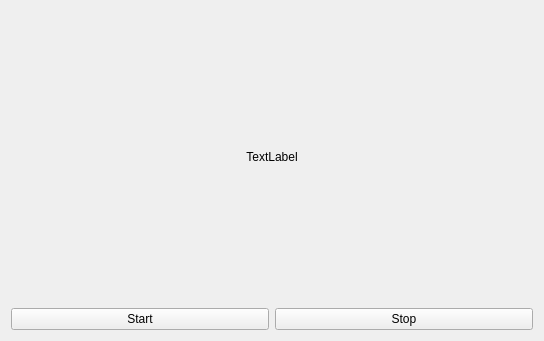
<?xml version="1.0" encoding="UTF-8"?>
<ui version="4.0">
 <class>Widget</class>
 <widget class="QWidget" name="Widget">
  <property name="geometry">
   <rect>
    <x>0</x>
    <y>0</y>
    <width>544</width>
    <height>341</height>
   </rect>
  </property>
  <property name="sizePolicy">
   <sizepolicy hsizetype="Expanding" vsizetype="Expanding">
    <horstretch>0</horstretch>
    <verstretch>0</verstretch>
   </sizepolicy>
  </property>
  <property name="windowTitle">
   <string>Widget</string>
  </property>
  <layout class="QVBoxLayout" name="verticalLayout_2">
   <item>
    <layout class="QVBoxLayout" name="verticalLayout" stretch="1,0">
     <item>
      <widget class="AspectRatioLabel" name="label">
       <property name="sizePolicy">
        <sizepolicy hsizetype="Expanding" vsizetype="Expanding">
         <horstretch>0</horstretch>
         <verstretch>0</verstretch>
        </sizepolicy>
       </property>
       <property name="text">
        <string>TextLabel</string>
       </property>
       <property name="scaledContents">
        <bool>false</bool>
       </property>
       <property name="alignment">
        <set>Qt::AlignmentFlag::AlignCenter</set>
       </property>
      </widget>
     </item>
     <item>
      <layout class="QHBoxLayout" name="horizontalLayout">
       <item>
        <widget class="QPushButton" name="start_btn">
         <property name="text">
          <string>Start</string>
         </property>
        </widget>
       </item>
       <item>
        <widget class="QPushButton" name="stop_btn">
         <property name="text">
          <string>Stop</string>
         </property>
        </widget>
       </item>
      </layout>
     </item>
    </layout>
   </item>
  </layout>
 </widget>
 <customwidgets>
  <customwidget>
   <class>AspectRatioLabel</class>
   <extends>QLabel</extends>
   <header>aspectratiolabel.h</header>
  </customwidget>
 </customwidgets>
 <resources/>
 <connections/>
</ui>
